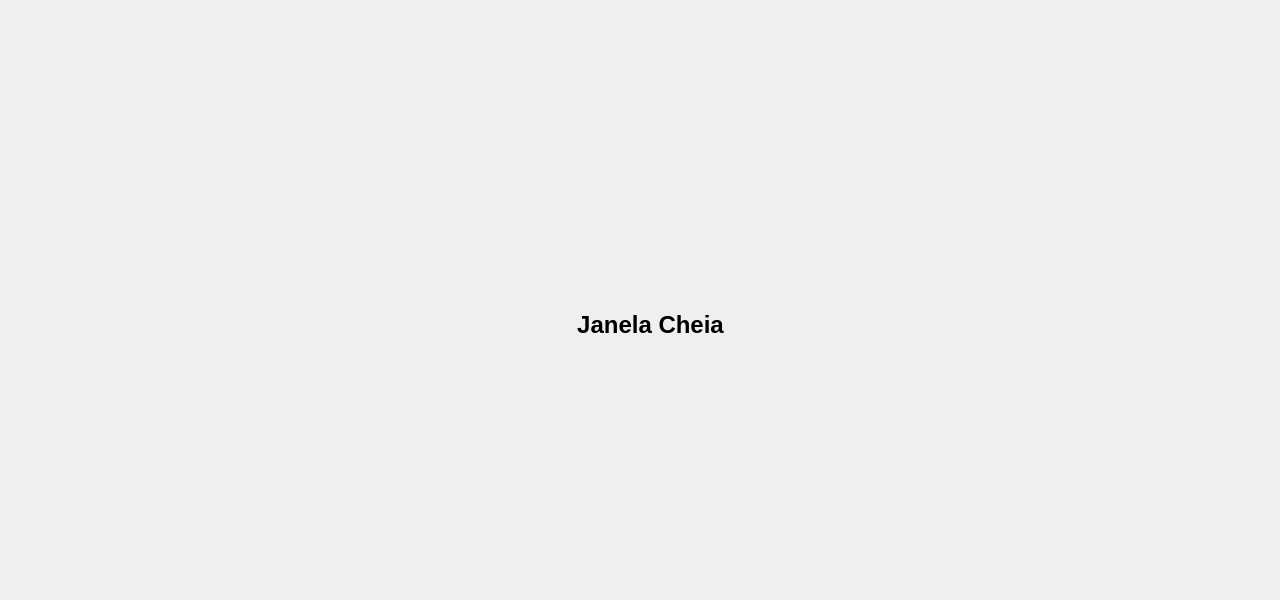
<?xml version="1.0" encoding="UTF-8"?>
<ui version="4.0">
 <class>Janela</class>
 <widget class="QMainWindow" name="Janela">
  <property name="geometry">
   <rect>
    <x>0</x>
    <y>0</y>
    <width>1280</width>
    <height>600</height>
   </rect>
  </property>
  <property name="windowTitle">
   <string>Full Screen</string>
  </property>
  <widget class="QWidget" name="centralwidget">
   <widget class="QLabel" name="label">
    <property name="geometry">
     <rect>
      <x>490</x>
      <y>270</y>
      <width>321</width>
      <height>111</height>
     </rect>
    </property>
    <property name="text">
     <string>&lt;html&gt;&lt;head/&gt;&lt;body&gt;&lt;p align=&quot;center&quot;&gt;&lt;span style=&quot; font-size:18pt; font-weight:600;&quot;&gt;Janela Cheia&lt;/span&gt;&lt;/p&gt;&lt;/body&gt;&lt;/html&gt;</string>
    </property>
   </widget>
  </widget>
 </widget>
 <resources/>
 <connections/>
</ui>
